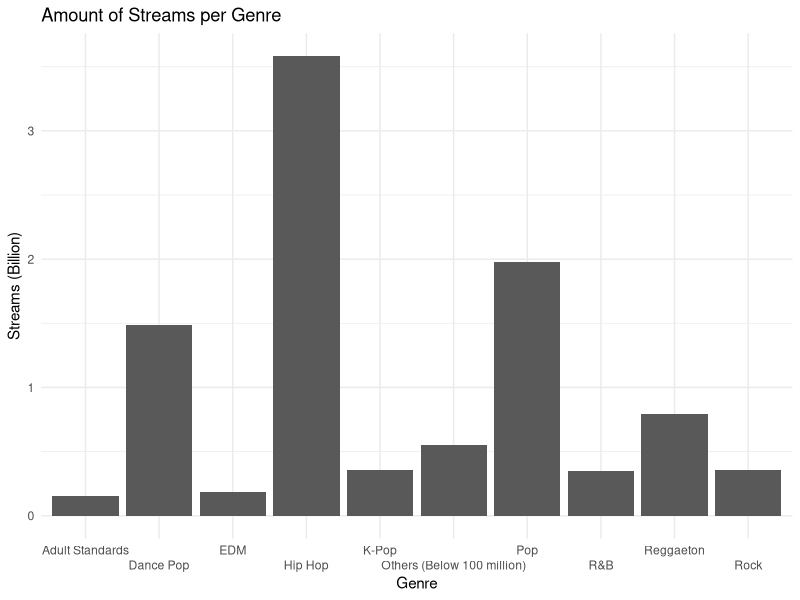
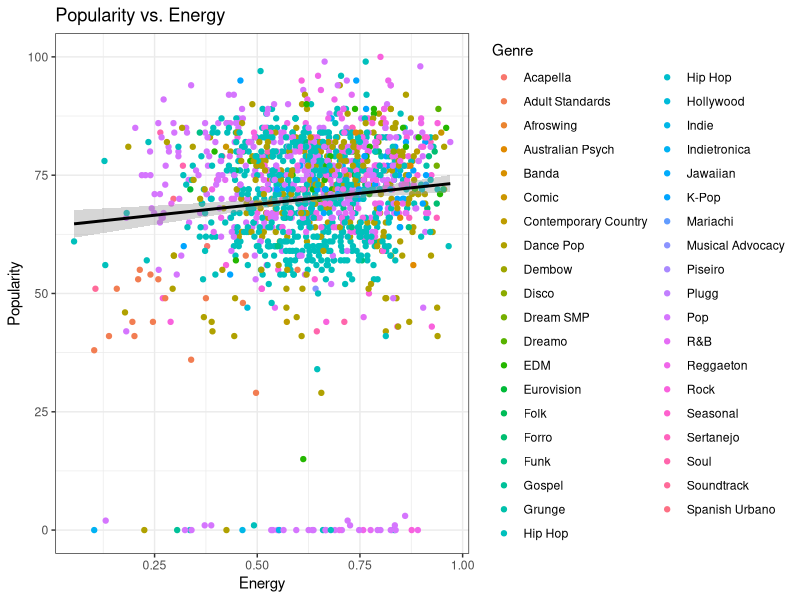

Generate these figures, in order, with R:
## ---- chunk 1
knitr::opts_chunk$set(message=FALSE, warning=FALSE) 
library(tidyverse)
## ---- chunk 2
spotify <- read.csv("data/2/2.csv")
spotify %>% 
  mutate(Streams = as.numeric(gsub(",", "", Streams))) %>% 
  select(Genre, Streams) %>%
  plyr::ddply("Genre", plyr::numcolwise(sum)) -> genre_streams

attach(genre_streams)
gstreams_sorted <- genre_streams[order(-Streams),]
detach(genre_streams)

other_streams <- 0
for(row in 11:nrow(gstreams_sorted)){
  other_streams <- other_streams + gstreams_sorted[row, "Streams"]
}

head(gstreams_sorted, n = 10L) %>% 
  mutate_at(1, funs(ifelse(row_number() == n(),"Others (Below 100 million)",.))) %>%
  mutate_at(2, funs(ifelse(row_number() == n(), . + other_streams,.))) %>% 
  mutate(Streams = Streams / 1000000000) %>%
  ggplot() +
  aes(Genre, Streams) +
  geom_bar(stat = "identity") +
  scale_x_discrete(guide = guide_axis(n.dodge=2)) +
  xlab("Genre") + 
  ylab("Streams (Billion)") +
  ggtitle("Amount of Streams per Genre") + 
  theme_minimal() +
  geom_blank()
## ---- chunk 3
ggplot(spotify, aes(x=Energy, y=Popularity, colour=Genre)) + 
geom_point() + 
theme_bw() + 
stat_smooth(method = "lm", col = "black") + 
xlab("Energy") + 
ylab("Popularity") +  
ggtitle("Popularity vs. Energy") 
## ---- chunk 4
cor(spotify$Energy, spotify$Popularity)  
## ---- chunk 5
cor.test(spotify$Popularity, spotify$Energy)
